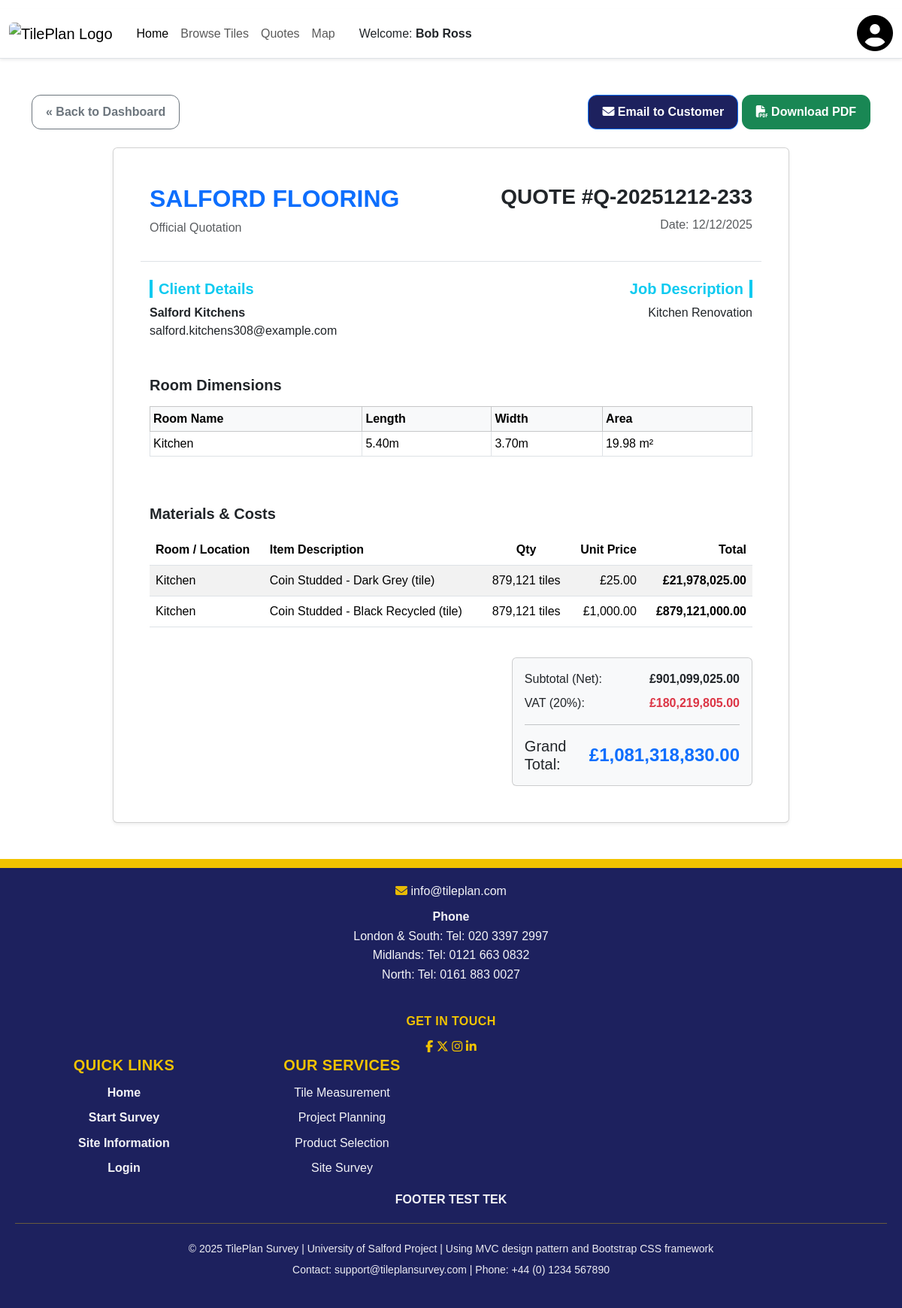
Screenshot of /quoteDetails.php?id=1 (signed in) with the database file from the repository.
### tables this page shows
CREATE TABLE quotes (
                        id                     INTEGER PRIMARY KEY AUTOINCREMENT,
                        customer_id            INTEGER NOT NULL,
                        site_address_id        INTEGER,
                        created_by_user_id     INTEGER NOT NULL,
                        enquiry_id             INTEGER,
                        reference_code         TEXT,
                        status                 TEXT NOT NULL DEFAULT 'draft'
                            CHECK (status IN ('draft', 'sent', 'accepted', 'rejected', 'expired')),
                        valid_until            TEXT,          -- DATE as TEXT in SQLite
                        currency_code          TEXT NOT NULL DEFAULT 'GBP',  -- CHAR(3)
                        total_materials_cost   NUMERIC NOT NULL DEFAULT 0.00,
                        total_labour_cost      NUMERIC NOT NULL DEFAULT 0.00,
                        total_delivery_cost    NUMERIC NOT NULL DEFAULT 0.00,
                        total_consumables_cost NUMERIC NOT NULL DEFAULT 0.00,
                        total_tax              NUMERIC NOT NULL DEFAULT 0.00,
                        grand_total            NUMERIC NOT NULL DEFAULT 0.00,
                        notes_internal         TEXT,
                        notes_customer         TEXT,
                        created_at             TEXT NOT NULL DEFAULT (CURRENT_TIMESTAMP),
                        updated_at             TEXT NOT NULL DEFAULT (CURRENT_TIMESTAMP),

                        FOREIGN KEY (customer_id)        REFERENCES customers(id),
                        FOREIGN KEY (site_address_id)    REFERENCES addresses(id),
                        FOREIGN KEY (created_by_user_id) REFERENCES users(id),
                        FOREIGN KEY (enquiry_id)         REFERENCES enquiries(id)
);

CREATE TABLE users (
                       id              INTEGER PRIMARY KEY AUTOINCREMENT,
                       account_email   TEXT NOT NULL UNIQUE,
                       password_hashed TEXT NOT NULL,
                       full_name       TEXT NOT NULL,
                       account_phone   TEXT,
                       role            TEXT NOT NULL DEFAULT 'customer'
                           CHECK (role IN ('admin', 'operator', 'staff', 'customer')),
                       is_active       INTEGER NOT NULL DEFAULT 1
                           CHECK (is_active IN (0, 1))
);

CREATE TABLE quote_rooms (
                             id          INTEGER PRIMARY KEY AUTOINCREMENT,
                             quote_id    INTEGER NOT NULL,
                             name        TEXT NOT NULL,
                             length      NUMERIC NOT NULL,   -- DECIMAL(10,2)
                             width       NUMERIC NOT NULL,   -- DECIMAL(10,2)
                             unit        TEXT NOT NULL
                                 CHECK (unit IN ('m', 'ft')),
                             area_sqm    NUMERIC NOT NULL,   -- DECIMAL(10,2)
                             area_sqft   NUMERIC NOT NULL,   -- DECIMAL(10,2)
                             created_at  TEXT NOT NULL DEFAULT (CURRENT_TIMESTAMP),

                             FOREIGN KEY (quote_id) REFERENCES quotes(id)
);

CREATE TABLE "quote_items"
(
    id                 INTEGER
        primary key autoincrement,
    quote_id           INTEGER                           not null
        references quotes,
    product_id         INTEGER
        references products,
    room_id            INTEGER
        references quote_rooms,
    item_type          TEXT                              not null,
    description        TEXT                              not null,
    quantity           NUMERIC default 1.00              not null,
    unit_price         NUMERIC default 0.00              not null,
    line_total         NUMERIC default 0.00              not null,
    is_optional        INTEGER default 0                 not null,
    sort_order         INTEGER default 0                 not null,
    created_at         TEXT    default CURRENT_TIMESTAMP not null,
    product_variant_id INTEGER
        constraint quote_items_product_variants_id_fk
            references product_variants,
    check (is_optional IN (0, 1)),
    check (item_type IN ('tile', 'trim', 'consumable', 'delivery', 'labour', 'other'))
);

### quoteDetails.php (called while the page is built, shortened)
<?php
require_once 'Model/QuoteDataSet.php';
$view = new StdClass();
$view->title = "Quote Details";
$quoteId = isset($_GET['id']) ? (int)$_GET['id'] : 0;
$quoteDataSet = new QuoteDataSet();
$quote = $quoteDataSet->getQuoteById($quoteId);
$rooms = $quoteDataSet->getQuoteRooms($quoteId);
$items = $quoteDataSet->getQuoteItems($quoteId);
$totalMaterials = 0;
foreach ($items as $item) {
    $totalMaterials += $item['line_total'];
}
$vat = $totalMaterials * 0.20;
$grandTotal = $totalMaterials + $vat;
$view->quote = $quote;
$view->rooms = $rooms;
$view->items = $items;
$view->totalMaterials = $totalMaterials;
$view->vat = $vat;
$view->grandTotal = $grandTotal;
require_once("Views/quoteDetails.phtml");

### Model/database.php (called while the page is built, shortened)
<?php
class Database{
    private static $instance=null;
    private $conn;
    private function __construct(){
        $dbPath = realpath(__DIR__.'/../database.sqlite');
        $this->conn = new PDO("sqlite:" . $dbPath);
        $this->conn->setAttribute(PDO::ATTR_ERRMODE, PDO::ERRMODE_EXCEPTION);
    }
    public static function getInstance(){
        if (self::$instance === null){
            self::$instance = new Database();
        }
        return self::$instance;
    }
    public function getConnection():PDO {
        return $this->conn;
    }
}

### Model/QuoteDataSet.php (called while the page is built, shortened)
<?php
require_once("database.php");
class QuoteDataSet
{
    protected $_dbHandle, $_dbInstance;
    public function __construct()
    {
        $this->_dbInstance = Database::getInstance();
        $this->_dbHandle = $this->_dbInstance->getConnection();
    }
    public function getQuoteById(int $id)
    {
        $sql = "SELECT q.*, u.full_name as customer_name, u.account_email,
                       a.line1, a.postcode, a.city
                FROM quotes q
                JOIN customers c ON q.customer_id = c.id
                JOIN users u ON c.user_id = u.id
                LEFT JOIN addresses a ON q.site_address_id = a.id
                WHERE q.id = ?";
        $stmt = $this->_dbHandle->prepare($sql);
        $stmt->execute([$id]);
        return $stmt->fetch(PDO::FETCH_ASSOC);
    }
    public function getQuoteRooms(int $quoteId): array
    {
        $sql = "SELECT * FROM quote_rooms WHERE quote_id = ?";
        $stmt = $this->_dbHandle->prepare($sql);
        $stmt->execute([$quoteId]);
        return $stmt->fetchAll(PDO::FETCH_ASSOC);
    }
    public function getQuoteItems(int $quoteId): array
    {
        $sql = "SELECT qi.*, r.name as room_name
                FROM quote_items qi
                LEFT JOIN quote_rooms r ON qi.room_id = r.id
                WHERE qi.quote_id = ?";
        $stmt = $this->_dbHandle->prepare($sql);
        $stmt->execute([$quoteId]);
        return $stmt->fetchAll(PDO::FETCH_ASSOC);
    }
}

### Views/quoteDetails.phtml (the view)
<?php require("template/header.phtml"); ?>
    <div class="container my-5">
        <div class="d-flex justify-content-between align-items-center mb-4">
            <a href="quote.php" class="btn btn-outline-secondary">&laquo; Back to Dashboard</a>
            <div>
                <button class="btn btn-primary"><i class="fas fa-envelope"></i> Email to Customer</button>
                <button class="btn btn-success"><i class="fas fa-file-pdf"></i> Download PDF</button>
            </div>
        </div>
        <div class="card shadow-sm p-5" style="max-width: 900px; margin: 0 auto;">
            <div class="row mb-4 border-bottom pb-3">
                <div class="col-6">
                    <h2 class="text-primary fw-bold">SALFORD FLOORING</h2>
                    <p class="text-muted">Official Quotation</p>
                </div>
                <div class="col-6 text-end">
                    <h3 class="fw-bold">QUOTE #<?php echo htmlspecialchars($view->quote['reference_code']); ?></h3>
                    <p class="text-muted">Date: <?php echo date('d/m/Y', strtotime($view->quote['created_at'])); ?></p>
                </div>
            </div>
            <div class="row mb-5">
                <div class="col-6">
                    <h5 class="fw-bold text-info border-start border-4 border-info ps-2">Client Details</h5>
                    <p class="mb-0 fw-bold"><?php echo htmlspecialchars($view->quote['customer_name']); ?></p>
                    <p class="mb-0"><?php echo htmlspecialchars($view->quote['account_email']); ?></p>
                </div>
                <div class="col-6 text-end">
                    <h5 class="fw-bold text-info border-end border-4 border-info pe-2">Job Description</h5>
                    <p class="mb-0" style="white-space: pre-line;"><?php echo htmlspecialchars($view->quote['notes_internal']); ?></p>
                </div>
            </div>
            <div class="mb-5">
                <h5 class="fw-bold mb-3">Room Dimensions</h5>
                <table class="table table-bordered table-sm">
                    <thead class="table-light">
                    <tr>
                        <th>Room Name</th>
                        <th>Length</th>
                        <th>Width</th>
                        <th>Area</th>
                    </tr>
                    </thead>
                    <tbody>
                    <?php foreach ($view->rooms as $room): ?>
                        <tr>
                            <td><?php echo htmlspecialchars($room['name']); ?></td>
                            <td><?php echo number_format($room['length'], 2); ?>m</td>
                            <td><?php echo number_format($room['width'], 2); ?>m</td>
                            <td><?php echo number_format($room['area_sqm'], 2); ?> m²</td>
                        </tr>
                    <?php endforeach; ?>
                    </tbody>
                </table>
            </div>
            <div class="mb-4">
                <h5 class="fw-bold mb-3">Materials & Costs</h5>
                <table class="table table-striped">
                    <thead class="bg-info text-white">
                    <tr>
                        <th>Room / Location</th>
                        <th>Item Description</th>
                        <th class="text-center">Qty</th>
                        <th class="text-end">Unit Price</th>
                        <th class="text-end">Total</th>
                    </tr>
                    </thead>
                    <tbody>
                    <?php foreach ($view->items as $item): ?>
                        <tr>
                            <td><?php echo htmlspecialchars($item['room_name']); ?></td>
                            <td><?php echo htmlspecialchars($item['description']); ?></td>
                            <td class="text-center">
                                <?php echo number_format($item['quantity'], 0); ?>
                                <?php
                                echo strpos($item['description'], 'tile') !== false ? ' tiles' : ' units';
                                ?>
                            </td>
                            <td class="text-end">£<?php echo number_format($item['unit_price'], 2); ?></td>
                            <td class="text-end fw-bold">£<?php echo number_format($item['line_total'], 2); ?></td>
                        </tr>
                    <?php endforeach; ?>
                    </tbody>
                </table>
            </div>
            <div class="row justify-content-end">
                <div class="col-md-5">
                    <div class="card bg-light">
                        <div class="card-body">
                            <div class="d-flex justify-content-between mb-2">
                                <span>Subtotal (Net):</span>
                                <span class="fw-bold">£<?php echo number_format($view->totalMaterials, 2); ?></span>
                            </div>
                            <div class="d-flex justify-content-between mb-2">
                                <span>VAT (20%):</span>
                                <span class="text-danger fw-bold">£<?php echo number_format($view->vat, 2); ?></span>
                            </div>
                            <hr>
                            <div class="d-flex justify-content-between align-items-center">
                                <span class="h5 mb-0">Grand Total:</span>
                                <span class="h4 mb-0 text-primary fw-bold">£<?php echo number_format($view->grandTotal, 2); ?></span>
                            </div>
                        </div>
                    </div>
                </div>
            </div>
        </div>
    </div>
<?php require("template/footer.phtml"); ?>

### Views/css/my-style.css (style rules this page uses)
body { margin: 0; font-family: Arial, sans-serif; }
.btn { display: inline-block; padding: 10px 18px; border-radius: 12px; text-decoration: none; font-weight: 700; }
.btn-primary { background: #1D215E; color: #fff; }

### rows the page displays
quotes: reference_code "Q-20251212-233", created_at "12/12/2025", users.full_name "Salford Kitchens", users.account_email "salford.kitchens308@example.com", notes_internal "Kitchen Renovation"
quote_rooms: name "Kitchen", length "5.40", width "3.70", area_sqm "19.98"
quote_items: room.name "Kitchen", description "Coin Studded - Dark Grey (tile)", quantity "879,121", shows "tiles", unit_price "25.00", line_total "21,978,025.00"
quote_items: room.name "Kitchen", description "Coin Studded - Black Recycled (tile)", quantity "879,121", shows "tiles", unit_price "1,000.00", line_total "879,121,000.00"

### other values shown
Authentication::full_name() "Bob Ross"
$view->totalMaterials "901,099,025.00"
$view->vat "180,219,805.00"
$view->grandTotal "1,081,318,830.00"
